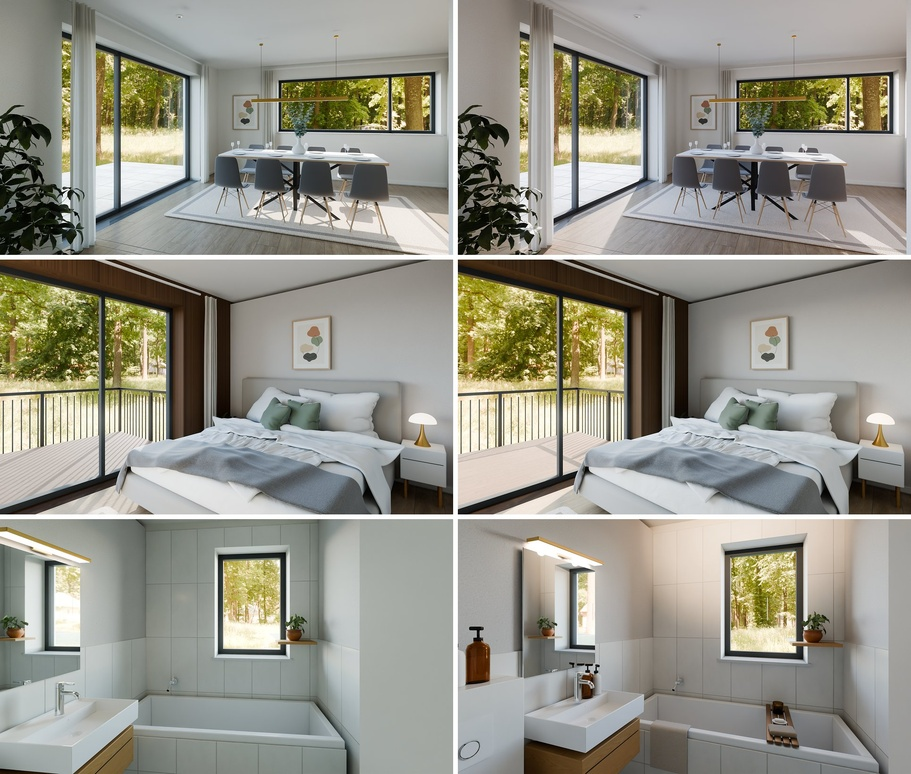
#> input picture spikes/archviz/auto.jpg, 911 x 774 px, shrunk from 1930 x 1640 before the run
$ python stats.py auto.jpg
#> lines starting #> are read from the running program, lines starting #| are printed output that depends on the picture
"""Image statistics: mean luminance and p10/p50/p90 (0-255, Rec.709 weights on the sRGB values), and the
white balance of a wall patch as CIELAB a*/b* (D65; 0/0 = neutral, b* > 0 = warm/yellow, a* > 0 = magenta).

    stats.py <img>[@x0,y0,x1,y1] ...     the patch in fractions of the width/height
"""

import sys

import numpy as np
from PIL import Image


def lab(rgb):
    c = rgb / 255.0
    lin = np.where(c <= 0.04045, c / 12.92, ((c + 0.055) / 1.055) ** 2.4)
    m = np.array([[0.4124, 0.3576, 0.1805], [0.2126, 0.7152, 0.0722], [0.0193, 0.1192, 0.9505]])
    xyz = lin @ m.T / np.array([0.95047, 1.0, 1.08883])
    f = np.where(xyz > 0.008856, np.cbrt(xyz), 7.787 * xyz + 16 / 116)
    return 116 * f[..., 1] - 16, 500 * (f[..., 0] - f[..., 1]), 200 * (f[..., 1] - f[..., 2])


for arg in sys.argv[1:]:
    path, _, patch = arg.partition("@")
    im = np.asarray(Image.open(path).convert("RGB")).astype(float)
    lum = 0.2126 * im[..., 0] + 0.7152 * im[..., 1] + 0.0722 * im[..., 2]
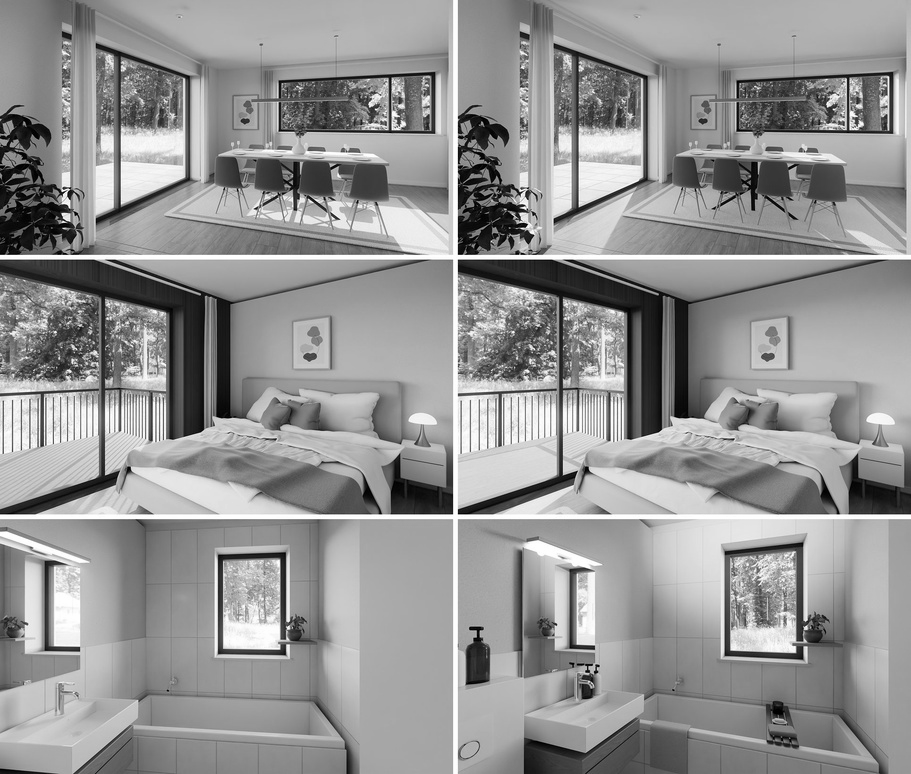
#> lum: shape (774, 911) float64; min 0, max 255, mean 148.3
    p10, p50, p90 = np.percentile(lum, [10, 50, 90])
#> p10 = 68.89; p50 = 155.2; p90 = 211.8
    line = f"{path}: mean {lum.mean():.0f} p10 {p10:.0f} p50 {p50:.0f} p90 {p90:.0f}"
    if patch:
        x0, y0, x1, y1 = (float(v) for v in patch.split(","))
        h, w = lum.shape
        px = im[int(y0 * h):int(y1 * h), int(x0 * w):int(x1 * w)].reshape(-1, 3).mean(axis=0)
        L, a, b = lab(px)
        line += f" | wall L* {L:.0f} a* {a:+.1f} b* {b:+.1f}"
    print(line)
#| auto.jpg: mean 148 p10 69 p50 155 p90 212

$ run again, on spikes/archviz/bedroom.jpg
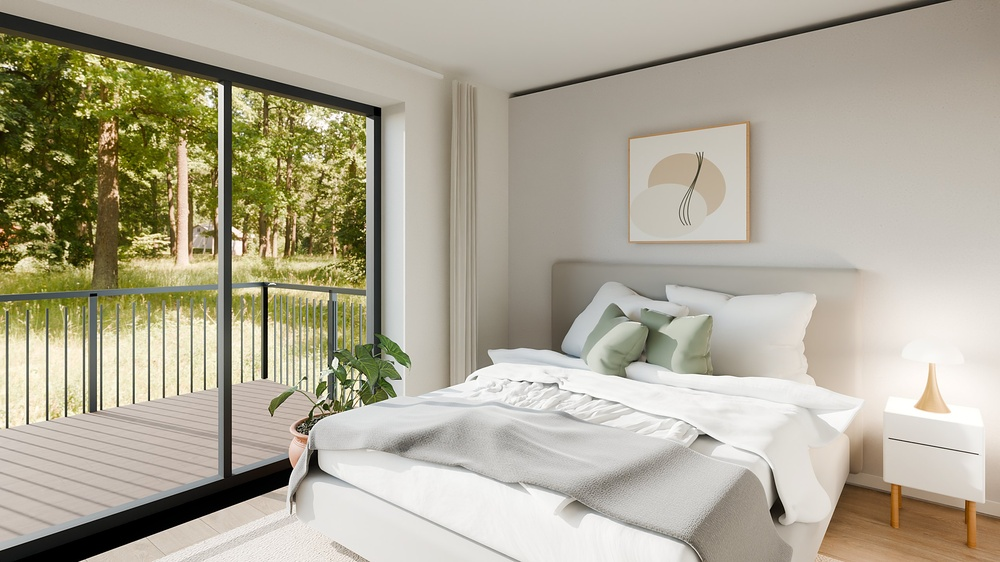
#> input picture spikes/archviz/bedroom.jpg, 1000 x 562 px, shrunk from 2560 x 1440 before the run
#> `lum = 0.2126 * im[..., 0] + 0.7152 * im[..., 1] + 0.0722 * im[..., 2]`:
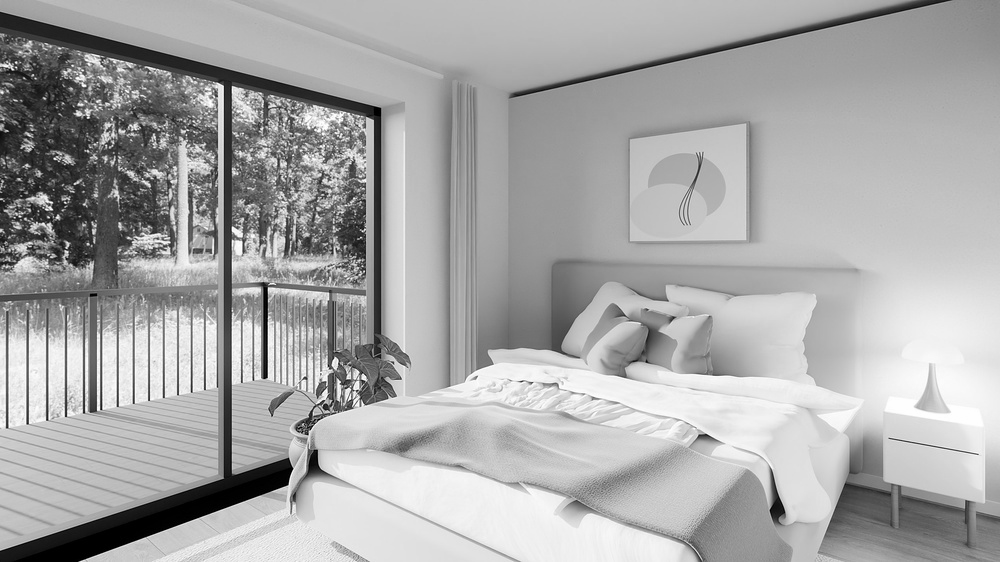
#> lum: shape (562, 1000) float64; min 0, max 255, mean 169
#> p10 = 86.14; p50 = 180.8; p90 = 231.9
#| bedroom.jpg: mean 169 p10 86 p50 181 p90 232

$ run again, on spikes/archviz/progress.jpg
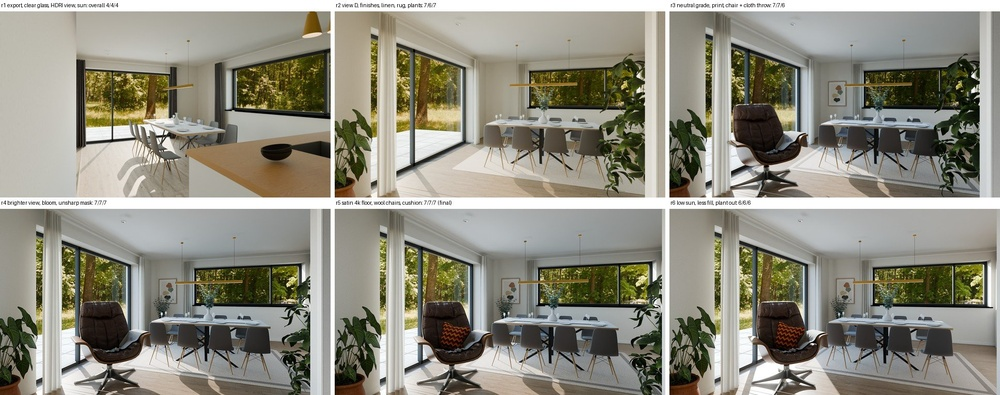
#> input picture spikes/archviz/progress.jpg, 1000 x 395 px, shrunk from 1936 x 764 before the run
#> `lum = 0.2126 * im[..., 0] + 0.7152 * im[..., 1] + 0.0722 * im[..., 2]`:
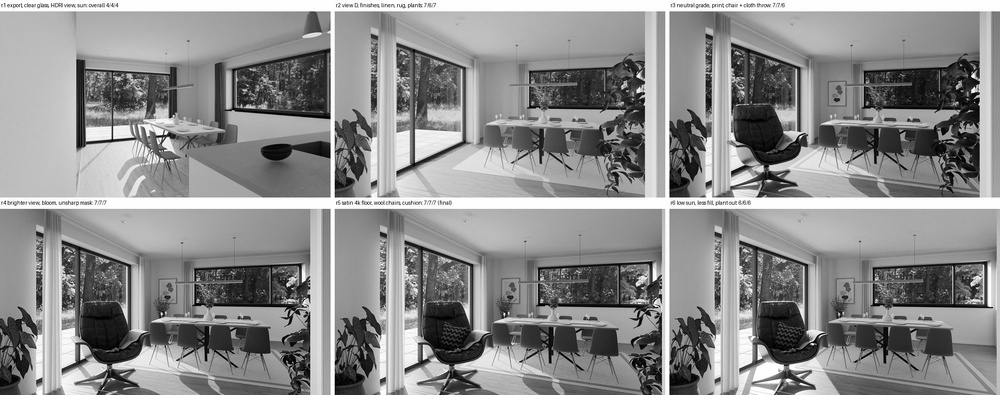
#> lum: shape (395, 1000) float64; min 0, max 255, mean 141
#> p10 = 45.07; p50 = 149.7; p90 = 217.4
#| progress.jpg: mean 141 p10 45 p50 150 p90 217
